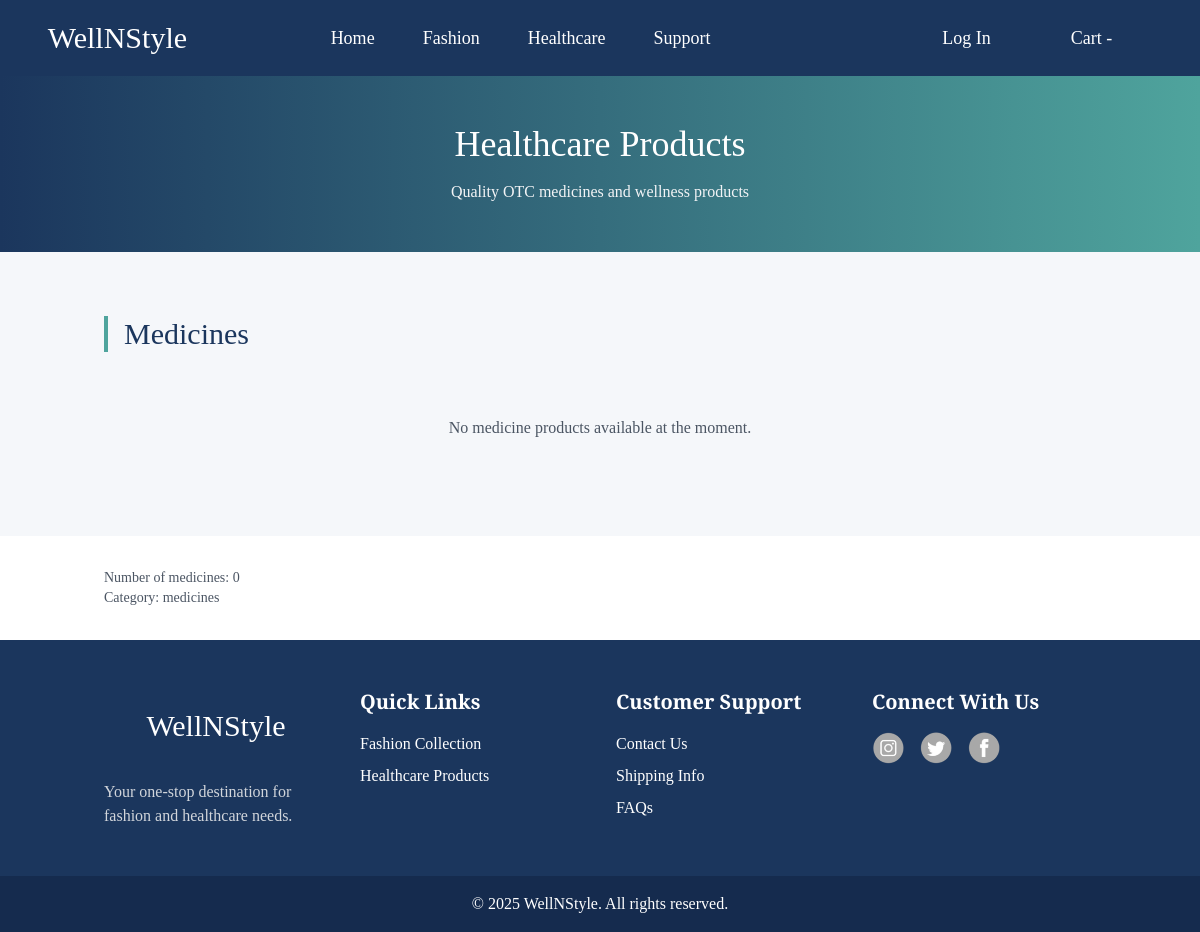
The page /medicine/ on the database as committed earlier.
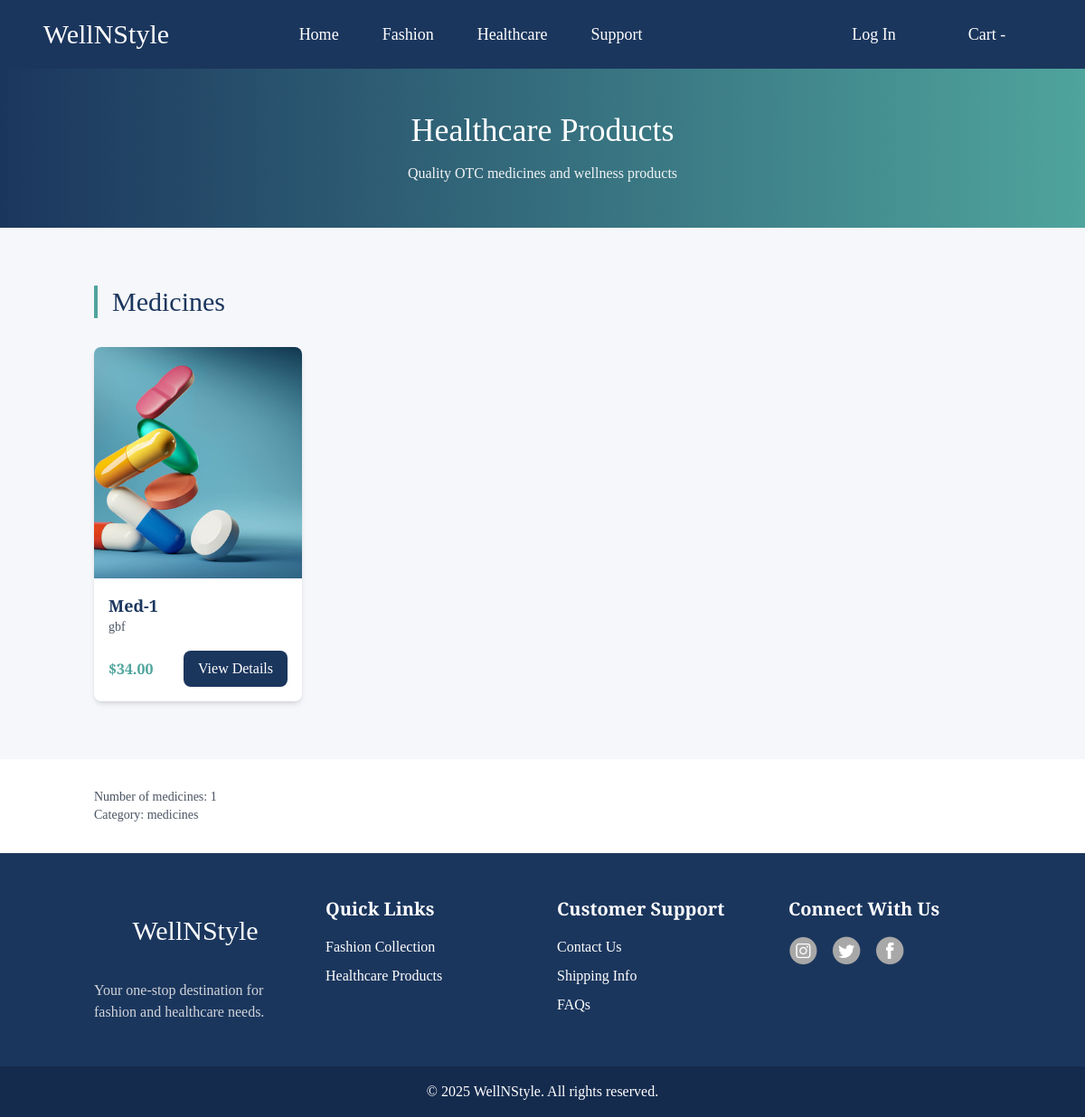
The same page on the database as committed later.
### ecom/models.py (models this page shows, shortened)
class Product(models.Model):
    name = models.CharField(max_length=255)
    description = models.TextField()
    price = models.DecimalField(max_digits=10, decimal_places=2)
    category = models.ForeignKey(Category, on_delete=models.CASCADE)
    image = models.ImageField(upload_to='product/img')
    stock_quantity = models.IntegerField()

### ecom/views.py (the view)
# urls.py: path('medicine/', medicine, name='medicine'),
def medicine(request):
    try:
        medicines_category = Category.objects.get(name="medicines")
        medicine_products = Product.objects.filter(category=medicines_category)
        return render(request, 'ecom/medicine.html', {
            "otcMed": medicine_products,
        })
    except Category.DoesNotExist:
        return render(request, 'ecom/medicine.html', {
            "otcMed": [],
        })

### ecom/templates/ecom/medicine.html (shortened to what this page needs)
{% extends 'ecom/base.html' %}
{% load static %}
{% block body %}
<div class="bg-gradient-to-r from-[#1B365D] to-[#4FA49D] py-12">
    <h1 class="text-4xl text-center text-white mb-4">Healthcare Products</h1>
    <p class="text-center text-gray-100">Quality OTC medicines and wellness products</p>
</div>
<section class="py-16 bg-[#F5F7FA]">
    <div class="container mx-auto px-4">
        <h2 class="text-3xl text-[#1B365D] mb-8 pl-4 border-l-4 border-[#4FA49D]">Medicines</h2>
        {% if otcMed %}
        <div class="grid grid-cols-1 md:grid-cols-3 lg:grid-cols-4 gap-6">
            {% for product in otcMed %}
            <div class="bg-white rounded-lg shadow-md overflow-hidden hover:shadow-xl transition-shadow">
                <a href="{% url 'product' product.id %}">
                    <img class="w-full h-64 object-cover" src="/media/{{product.image}}" alt="{{product.name}}">
                    <div class="p-4">
                        <h3 class="text-lg font-semibold text-[#1B365D]">{{product.name}}</h3>
                        <p class="text-gray-600 text-sm mb-2">{{product.description|truncatechars:100}}</p>
                        <div class="flex justify-between items-center mt-4">
                            <span class="text-[#4FA49D] font-bold">${{product.price}}</span>
                            <button class="bg-[#1B365D] text-white px-4 py-2 rounded-lg hover:bg-[#4FA49D] transition-colors">
                                View Details
                            </button>
                        </div>
                    </div>
                </a>
            </div>
            {% endfor %}
        </div>
        {% else %}
        <div class="text-center py-8">
            <p class="text-gray-600">No medicine products available at the moment.</p>
        </div>
        {% endif %}
    </div>
</section>
<div class="container mx-auto px-4 py-8 text-sm text-gray-600">
    <p>Number of medicines: {{ otcMed|length }}</p>
    <p>Category: medicines</p>
</div>
{% endblock %}

Rows that differ between the two databases and show on the page:
added Product: image (picture), name "Med-1", description "gbf", price "34.00"
Other text that changed with them:
{{ otcMed|length }}: "0" → "1"
text no longer shown: "No medicine products available at the moment."
